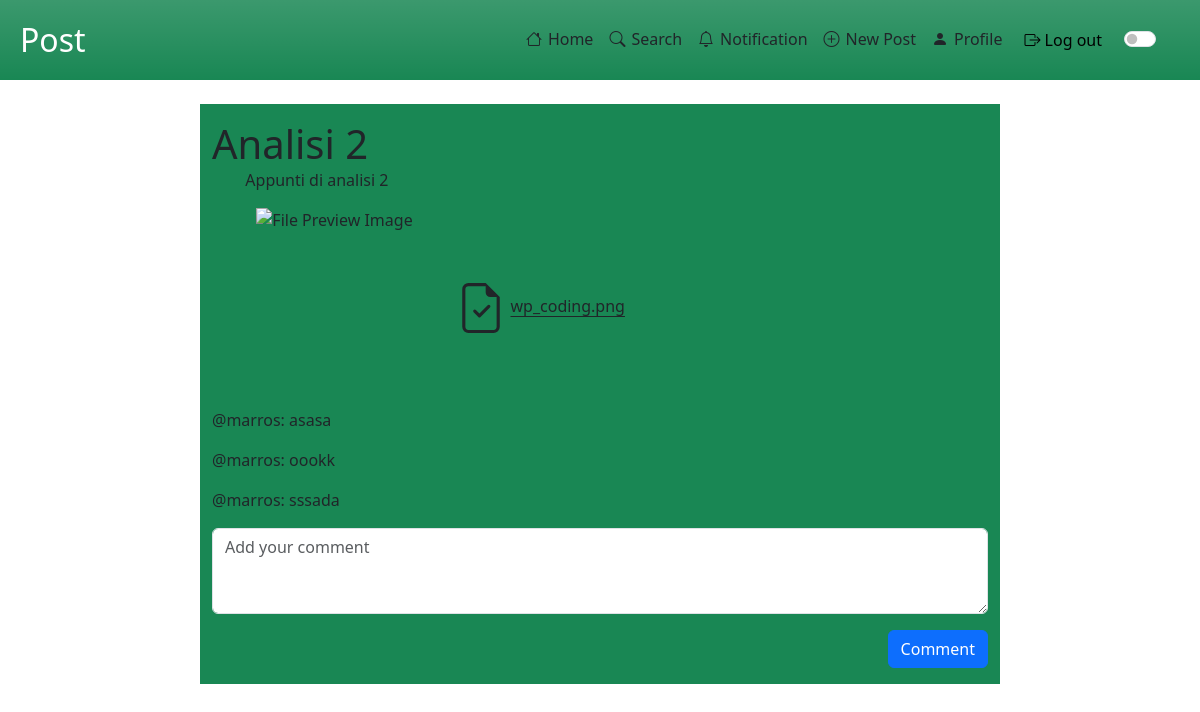
The app's page /website/post/viewPost.php?id=6 (signed in) with its own data.
### tables this page shows
CREATE TABLE `post` (
  `IdPost` int(11) NOT NULL,
  `Title` tinytext NOT NULL,
  `Description` text DEFAULT NULL,
  `NumberVote` int(11) NOT NULL,
  `NumberComment` int(11) NOT NULL,
  `IdUser` int(11) NOT NULL,
  `IdMedia` int(11) NOT NULL,
  `IdPreview` int(11) DEFAULT NULL,
  `IdCategory` int(11) DEFAULT NULL,
  `Date` datetime DEFAULT NULL
);

CREATE TABLE `media` (
  `IdMedia` int(11) NOT NULL,
  `FileName` tinytext NOT NULL,
  `FilePath` tinytext NOT NULL,
  `Extension` varchar(10) DEFAULT NULL
);

CREATE TABLE `usercomment` (
  `IdComment` int(11) NOT NULL,
  `CommentText` text NOT NULL,
  `IdPost` int(11) NOT NULL,
  `IdUser` int(11) NOT NULL
);

CREATE TABLE `utente` (
  `IdUser` int(11) NOT NULL,
  `Name` varchar(100) NOT NULL,
  `Surname` varchar(100) NOT NULL,
  `NumberFollower` int(11) NOT NULL,
  `NumberPost` int(11) NOT NULL,
  `Username` varchar(100) NOT NULL,
  `Email` varchar(100) NOT NULL,
  `Password` varchar(255) NOT NULL,
  `Description` tinytext DEFAULT NULL,
  `IdMedia` int(11) DEFAULT NULL
);

### website/includes/database.php (called while the page is built, shortened)
<?php
class DataBaseHelper
{
    private $db;
    public function __construct($hostname, $username, $password, $dbname, $port)
    {
        $this->db = new mysqli($hostname, $username, $password, $dbname, $port);
    }
    public function execQuery($query, $retType = MYSQLI_BOTH)
    {
        $stmt = $this->db->prepare($query);
        $stmt->execute();
        $res = $stmt->get_result();
        return $res == FALSE ? "" : $res->fetch_all($retType);
    }
};
$dbh = new DataBaseHelper("localhost", "root", "", "noteforall", 3307);

### website/post/viewPost.php (the view, shortened to what this page needs)
<!DOCTYPE html>
<html lang="en">
<?php
require_once("../includes/database.php");
$viewPostId = $_GET["id"];
$query = "SELECT * FROM post WHERE IdPost = $viewPostId;";
$infoPost = $dbh->execQuery($query)[0];
?>
<head>
    <link href="https://cdn.jsdelivr.net/npm/bootstrap@5.3.2/dist/css/bootstrap.min.css" rel="stylesheet">
</head>
<body>
    <div class="row m-auto mb-4">
        <?php
        include_once("../includes/navbar.php");
        ?>
    </div>
    <div class="container-fluid col-8 mx-auto py-auto py-3 d-block bg-success">
        <section>
            <div class="row justify-content-start">
                <h1 class="m-auto">
                    <?php echo ($infoPost["Title"]); ?>
                </h1>
            </div>
            <div class="row justify-content-center">
                <div class="col-11">
                    <p>
                        <?php echo ($infoPost["Description"]); ?>
                    </p>
                </div>
            </div>
            <div class="row col-11 mx-auto d-flex align-items-center">
                <?php
                if ($infoPost["IdPreview"] != NULL) {
                    $previewId = $infoPost["IdPreview"];
                    $query = "SELECT * FROM media WHERE IdMedia = $previewId;";
                    $previewRes = $dbh->execQuery($query)[0];
                    $previewPath = $previewRes["FilePath"];
                    $previewPath = "../" . $previewPath;
                ?>
                    <img class="img-fluid d-flex" style="width: 200px; height: 200px;" src="<?php echo ($previewPath); ?>" alt="File Preview Image">
                <?php
                }
                $mediaId = $infoPost["IdMedia"];
                $query = "SELECT * FROM media WHERE IdMedia = $mediaId;";
                $mediaRes = $dbh->execQuery($query)[0];
                $mediaPath = $mediaRes["FilePath"];
                $mediaName = $mediaRes["FileName"];
                ?>
                <span class="col-6 justify-content-end">
                    <a class="link-dark link-offset-2" href="<?php echo ($mediaPath) ?>" download><?php echo ($mediaName); ?></a>
                </span>
            </div>
            <div class="row">
                <?php
                $queryComments = "SELECT * FROM usercomment WHERE IdPost = {$infoPost['IdPost']}
                                ORDER BY IdComment ASC;";
                $comments = $dbh->execQuery($queryComments);
                foreach ($comments as $comment) {
                    $queryUserComment = "SELECT Username from utente WHERE IdUser = {$comment['IdUser']};";
                    $userComment = $dbh->execQuery($queryUserComment);
                ?>
                    <p>@<?php echo $userComment[0]['Username'] ?>: <?php echo $comment['CommentText'] ?></p>
                <?php
                }
                ?>
                <form action="../addComment.php" method="POST">
                    <div class="form-group">
                        <textarea class="form-control" id="textAreaComment" rows="3" placeholder="Add your comment" name="commentText"></textarea>
                        <input type="submit" value="Comment" id="submitComment" class="btn btn-primary mt-3 float-end">
                    </div>
                </form>
            </div>
        </section>
    </div>
</body>
</html>

### records on screen
post: Title "Analisi 2", Description "Appunti di analisi 2"
media: FileName "wp_coding.png"
usercomment: IdUser.Username "marros", CommentText "asasa"
usercomment: IdUser.Username "marros", CommentText "oookk"
usercomment: IdUser.Username "marros", CommentText "sssada"

### other values on screen
$pageName "Post"
